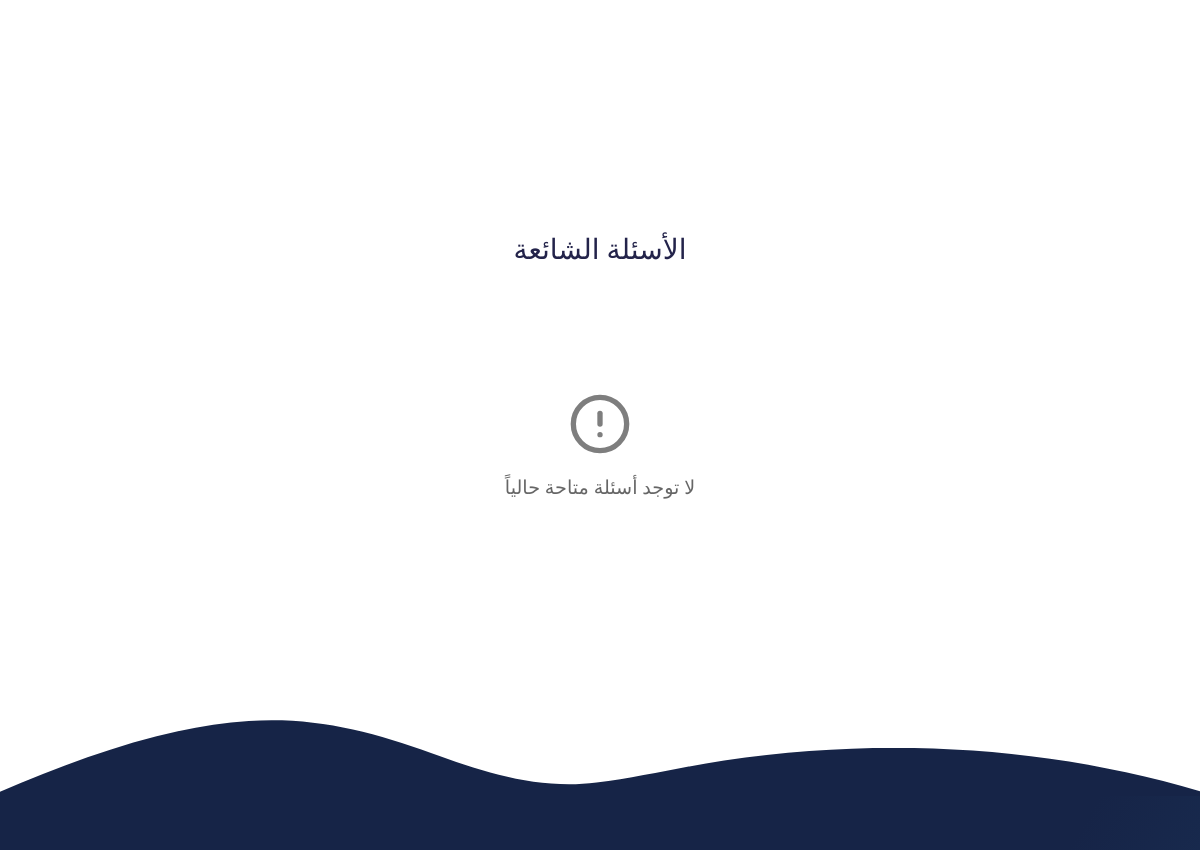
The app's page /public/index.php (middle part), older data.
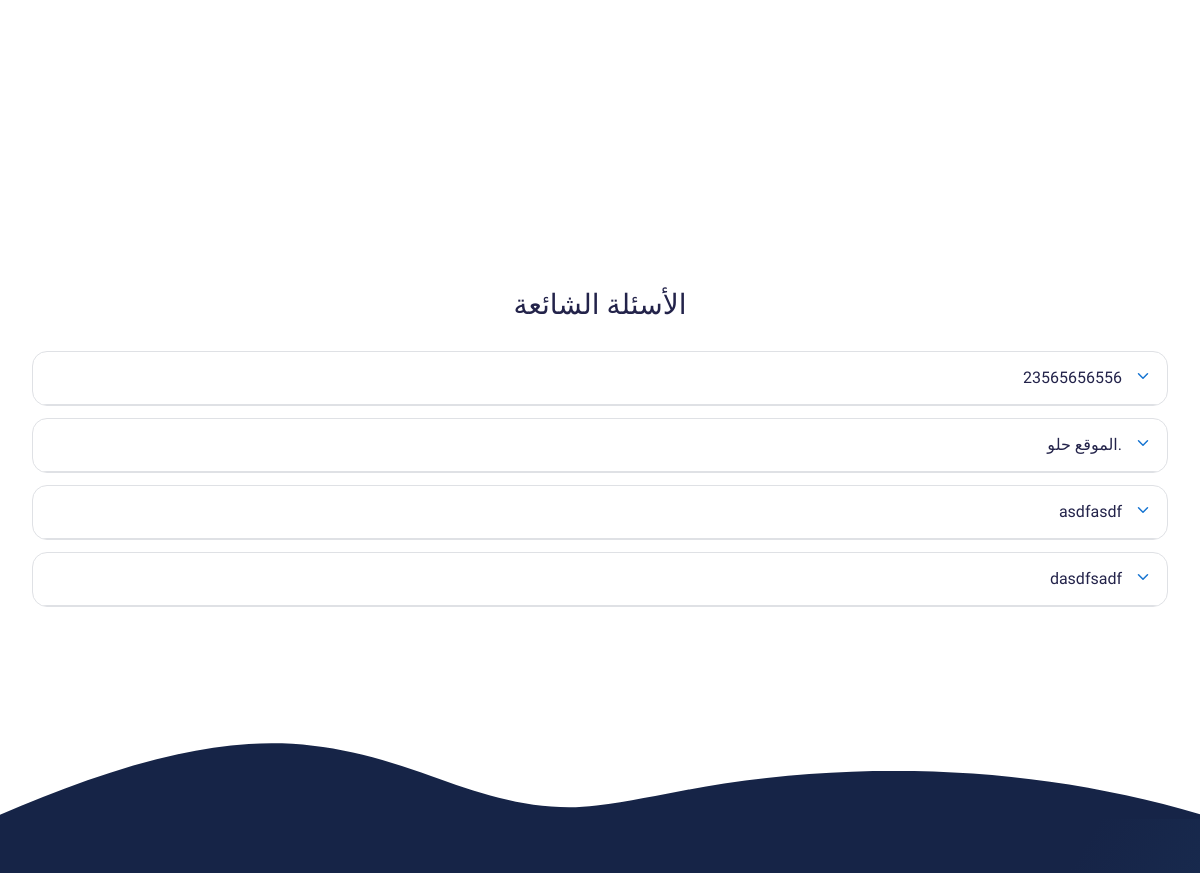
The same page, newer data.
### tables this page shows
CREATE TABLE `questions` (
  `id` int(11) NOT NULL,
  `question` text NOT NULL,
  `answer` text NOT NULL,
  `is_published` tinyint(1) NOT NULL DEFAULT 0,
  `created_at` timestamp NOT NULL DEFAULT current_timestamp()
);

### public/index.php (the view, shortened to what this page needs)
<!DOCTYPE html>
<html lang="ar">
<head>
    <link rel="stylesheet" href="https://cdnjs.cloudflare.com/ajax/libs/font-awesome/6.4.0/css/all.min.css">
    <link rel="stylesheet" href="https://cdn.jsdelivr.net/npm/bootstrap-icons@1.13.1/font/bootstrap-icons.min.css">
    <link rel="stylesheet" href="../assets/css/style.css">
</head>
<body>
    <div class="max_width-main">
        <section class="testimonials">
            <div class="contanier">
                <div class="testimonials-container middle">
                </div>
            </div>
        </section>
        <section class="faq-section">
            <div class="container">
                <h2 class="section-title">الأسئلة الشائعة</h2>
                <div class="faq-container">
                    <?php
                    require_once '../includes/config.php';
                    try {
                        $stmt = $pdo->query("SELECT * FROM questions WHERE is_published = 1 ORDER BY created_at DESC");
                        $questions = $stmt->fetchAll(PDO::FETCH_ASSOC);
                        if (count($questions) > 0) {
                            foreach ($questions as $question) {
                                ?>
                                <div class="faq-card">
                                    <div class="faq-question">
                                        <div class="question-text"><?php echo htmlspecialchars($question['question']); ?></div>
                                        <div class="arrow-icon">
                                            <svg xmlns="http://www.w3.org/2000/svg" width="24" height="24" viewBox="0 0 24 24" fill="none" stroke="currentColor" stroke-width="2" stroke-linecap="round" stroke-linejoin="round">
                                                <path d="M6 9l6 6 6-6"/>
                                            </svg>
                                        </div>
                                    </div>
                                    <div class="faq-answer">
                                    </div>
                                </div>
                                <?php
                            }
                        } else {
                            ?>
                            <div class="empty-state" style="display: flex; flex-direction: column; align-items: center; justify-content: center; height: 300px; text-align: center;">
                                <p style="margin-top: 20px; color: #666; font-size: 1.2rem;">لا توجد أسئلة متاحة حالياً</p>
                            </div>
                            <?php
                        }
                    } catch (PDOException $e) {
                        ?>
                        <div class="error-state" style="display: flex; flex-direction: column; align-items: center; justify-content: center; height: 300px; text-align: center;">
                            <svg xmlns="http://www.w3.org/2000/svg" width="64" height="64" viewBox="0 0 24 24" fill="none" stroke="#ff4444" stroke-width="2" stroke-linecap="round" stroke-linejoin="round">
                                <circle cx="12" cy="12" r="10"></circle>
                                <line x1="12" y1="8" x2="12" y2="12"></line>
                                <line x1="12" y1="16" x2="12.01" y2="16"></line>
                            </svg>
                            <p style="margin-top: 20px; color: #ff4444; font-size: 1.2rem;">حدث خطأ أثناء جلب البيانات</p>
                        </div>
                        <?php
                    }
                    ?>
                </div>
            </div>
        </section>
    </div>
    <section class="test">
        <div class="wave-container">
            <div class="wave"></div>
        </div>
    </section>
    <main class="section-bottom">
        <div class="max-width-main-fo">
            <section class="contact" id="ContactIndex">
                <div class="title-ct-con">تواصل معنا</div>
            </section>
        </div>
    </main>
</body>
</html>

Row changes from the older to the newer data that the page shows:
added questions: question "23565656556"
added questions: question "الموقع حلو."
added questions: question "asdfasdf"
added questions: question "dasdfsadf"
Text that changed along with them:
text no longer shown: "لا توجد أسئلة متاحة حالياً"
